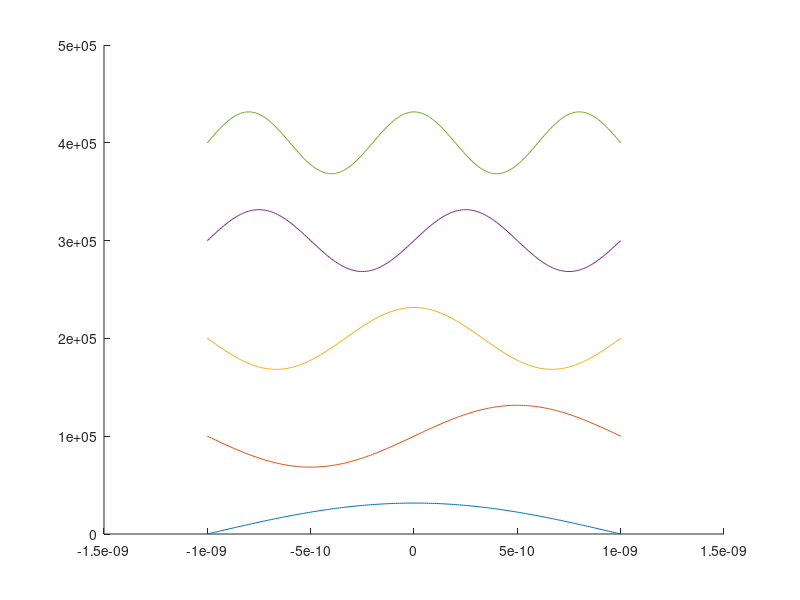
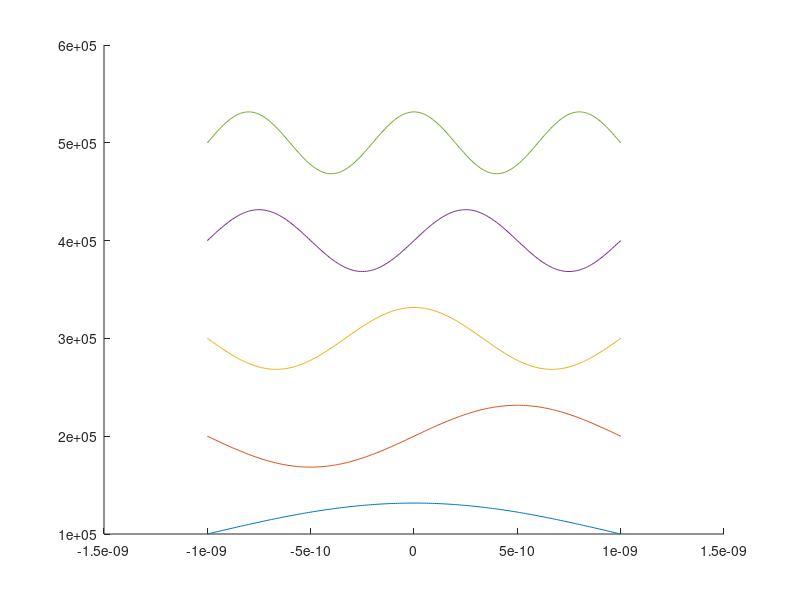

Write MATLAB code to recreate these figures, in order.
% Soll grafik 1: Psi(x)
% Variablen:
%	l
%	x
%	epsilon (= 1)
%	n
%	Psi(x)
% Ausgabe in PS und PDF

% Soll grafik 2: E(n, a)
% Variablen:
%	l
%	epsilon
%	n
%	E(n, a)
% Ausgabe in PS und PDF

%-----Variabeln-----
l = 10^-9;
delta = (l/100);
%x = -l*1.5 : delta : +l*1.5;
x = -l : delta : +l;
n = 1 : 5;
%n = [1, 2];

%-----Verarbeitung-----
m = 9.10938291*10^-31;		% Elektronenmasse
h = 6062606957*10^-34;		% Planck-Konstante
hQuer = h/2*pi;
E = zeros(1, length(n));
Psi = zeros(length(n), length(x));
for ln = n
E(ln) = h^2*ln^2 / (32*m*l^2);
%k = sqrt(2*m*E/(hQuer^2));
%k = ln*pi*x / (2*l);
k = pi/l * (n+1/2);
LamdaP = 1i*k;
LamdaN = -LamdaP;
%y = (exp(LamdaP(ln)*x) + (-1)^(ln+1).*exp(LamdaN(ln)*x)) ./ (2*1i^(ln+1));
if mod(ln, 2) == 0
	y = sin(ln*pi*x/(2*l));
else
	y = cos(ln*pi*x/(2*l));
end
Psi(ln,1:length(x)) = 1/sqrt(l) .* y;
end

%-----Verarbeitung gest�rt-----
gamma = 0.000000000;
epsilon = 5*10^-4;
El = zeros(1, length(n));
H1 = x;
PsiG = zeros(length(n), length(x));
for ln = n
%psi1_l = H1(1:length(x)).*Psi(ln, 1:length(x)) ./ (E(ln)-El(ln));
psi1_l = 1/sqrt(l) * H1(1:length(x)).*Psi(ln, 1:length(x));
PsiG(ln, 1:length(x)) = (1+1i*epsilon*gamma).*Psi(ln, 1:length(x)) ...
						+ epsilon.*psi1_l;
%PsiG(ln, 1:length(x)) = Psi(ln, 1:length(x));
end

%-----Plot grafik 1: Psi(x)-----
clf('reset')			% clear figure
hold on;
%plot(x, )		% Potentialskasten

s = zeros(1, length(n));
for ln = n
%	subplot(length(n), 1, ln)
	plot(x, Psi(ln, 1:length(x)) +ln*1e05)		% Psi

	s(ln) = sum(Psi(ln, 1:length(x)).^2.*delta);
end

figure
hold on;

sG = zeros(1, length(n));
for ln = n
%	subplot(length(n), 1, ln)
	plot(x, PsiG(ln, 1:length(x)) +(ln-1)*1e05)		% Psi

	sG(ln) = sum(abs(PsiG(ln, 1:length(x))).^2.*delta);
end

print('grafik_1_Psi', '-depsc', '-noui')
%print('grafik_1_Psi', '-dpdf', '-noui')

%-----Plot grafik 2: E(n, a)-----
% figure
% hold on;
% for ln = n
% 	plot(x, E(ln))		% Psis
% end

%print('grafik_2_Energy', '-depsc', '-noui')
%print('grafik_2_Energy', '-dpdf', '-noui')

hold off;
